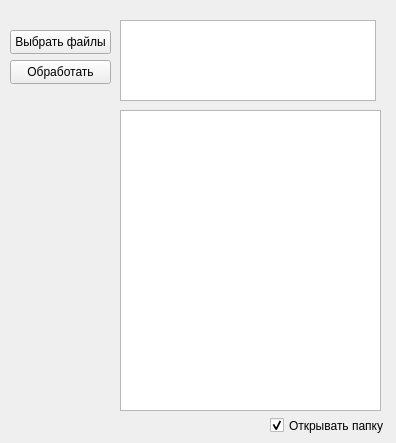
<?xml version="1.0" encoding="UTF-8"?>
<ui version="4.0">
 <class>Form</class>
 <widget class="QWidget" name="Form">
  <property name="geometry">
   <rect>
    <x>0</x>
    <y>0</y>
    <width>396</width>
    <height>443</height>
   </rect>
  </property>
  <property name="acceptDrops">
   <bool>true</bool>
  </property>
  <property name="windowTitle">
   <string>Преобразователь PnP</string>
  </property>
  <widget class="QPushButton" name="pushButton_select_file">
   <property name="geometry">
    <rect>
     <x>10</x>
     <y>30</y>
     <width>101</width>
     <height>24</height>
    </rect>
   </property>
   <property name="text">
    <string>Выбрать файлы</string>
   </property>
  </widget>
  <widget class="QListWidget" name="listWidget_files">
   <property name="geometry">
    <rect>
     <x>120</x>
     <y>20</y>
     <width>256</width>
     <height>81</height>
    </rect>
   </property>
   <property name="sizePolicy">
    <sizepolicy hsizetype="Expanding" vsizetype="Expanding">
     <horstretch>0</horstretch>
     <verstretch>0</verstretch>
    </sizepolicy>
   </property>
   <property name="minimumSize">
    <size>
     <width>0</width>
     <height>1</height>
    </size>
   </property>
   <property name="baseSize">
    <size>
     <width>0</width>
     <height>0</height>
    </size>
   </property>
   <property name="frameShape">
    <enum>QFrame::StyledPanel</enum>
   </property>
   <property name="sizeAdjustPolicy">
    <enum>QAbstractScrollArea::AdjustToContents</enum>
   </property>
   <property name="resizeMode">
    <enum>QListView::Adjust</enum>
   </property>
   <property name="viewMode">
    <enum>QListView::ListMode</enum>
   </property>
  </widget>
  <widget class="QTextEdit" name="textEdit_output">
   <property name="geometry">
    <rect>
     <x>120</x>
     <y>110</y>
     <width>261</width>
     <height>301</height>
    </rect>
   </property>
   <property name="acceptDrops">
    <bool>false</bool>
   </property>
   <property name="sizeAdjustPolicy">
    <enum>QAbstractScrollArea::AdjustToContents</enum>
   </property>
   <property name="lineWrapMode">
    <enum>QTextEdit::NoWrap</enum>
   </property>
  </widget>
  <widget class="QPushButton" name="pushButton_process">
   <property name="geometry">
    <rect>
     <x>10</x>
     <y>60</y>
     <width>101</width>
     <height>24</height>
    </rect>
   </property>
   <property name="text">
    <string>Обработать</string>
   </property>
  </widget>
  <widget class="QCheckBox" name="checkBox_open_folder">
   <property name="geometry">
    <rect>
     <x>270</x>
     <y>410</y>
     <width>121</width>
     <height>31</height>
    </rect>
   </property>
   <property name="text">
    <string>Открывать папку</string>
   </property>
   <property name="checked">
    <bool>true</bool>
   </property>
  </widget>
 </widget>
 <resources/>
 <connections/>
</ui>
